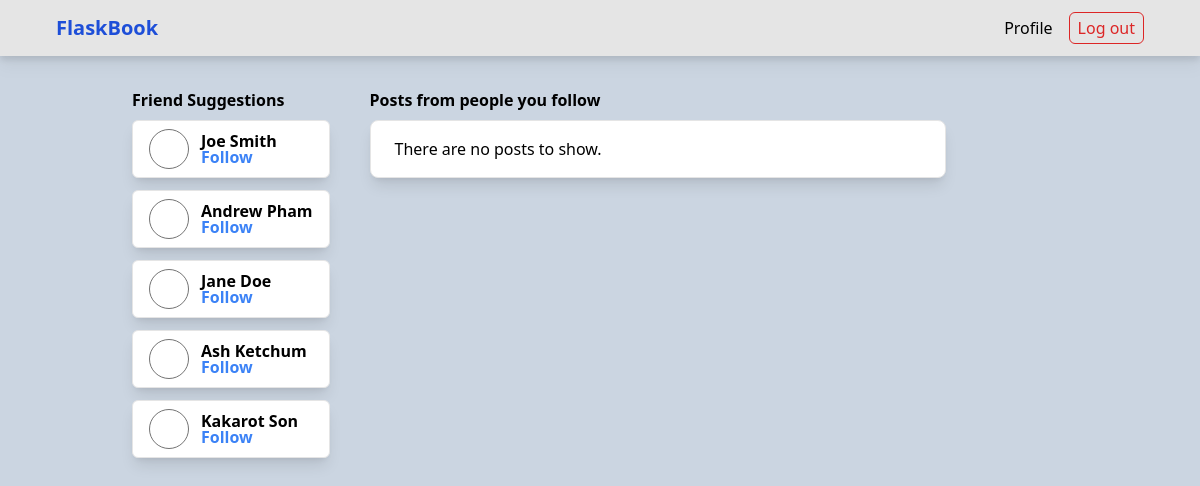
The app's page / (signed in) with its own data.
### flaskbook_app/models.py (models this page shows, shortened)
class User(UserMixin, db.Model):
    id = db.Column(db.Integer, primary_key=True)
    username = db.Column(db.String(20), unique=True, nullable=False)
    password = db.Column(db.String(200), nullable=False)
    first_name = db.Column(db.String(40), nullable=False)
    last_name = db.Column(db.String(40), nullable=False)
    created_at = db.Column(db.DateTime, default=datetime.utcnow, nullable=False)
    user_interests = db.relationship('UserInterest', backref='user', lazy=True)
    avatar = db.Column(db.String(255), default='https://t4.ftcdn.net/jpg/00/64/67/63/360_F_64676383_LdbmhiNM6Ypzb3FM4PPuFP9rHe7ri8Ju.jpg')
    followed = db.relationship(
        'Follow',
        foreign_keys=[Follow.follower_id],
        backref='follower',
        lazy='dynamic',
    )
    followers = db.relationship(
        'Follow',
        foreign_keys=[Follow.followed_id],
        backref='followed',
        lazy='dynamic',
    )
    def is_following(self, user):
        return self.followed.filter_by(followed_id=user.id).first() is not None

### flaskbook_app/main/routes.py (the view)
@main.route("/")
@login_required
def index():
    user = current_user
    posts = Post.query \
        .join(Follow, Follow.followed_id == Post.author_id) \
        .filter(Follow.follower_id == user.id) \
        .filter(Post.receiver_id == Post.author_id) \
        .order_by(Post.created_at.desc()) \
        .all()
    users_with_shared_interests = []
    users = User.query.all()
    for user in users:
        if not current_user.is_following(user) and user.id != current_user.id:
            users_with_shared_interests.append(user)
    return render_template("home.html", posts=posts, current_user=current_user, users_with_shared_interests=users_with_shared_interests)

### flaskbook_app/extensions.py (called while the page is built)
@login_manager.user_loader
def load_user(user_id):
    return User.query.get(user_id)

### flaskbook_app/templates/home.html (shortened to what this page needs)
{% extends 'base.html' %} {% block content %}
<section class="w-10/12 flex p-8 gap-x-10 min-h-screen">
  <div class="">
    <h2 class="font-bold whitespace-nowrap">Friend Suggestions</h2>
    <div>
      <ul class="flex flex-col gap-y-3 my-2">
        {% for user in users_with_shared_interests %}
        <li
          class="flex gap-x-3 items-center bg-white shadow-lg border border-neutral-200 rounded-md py-2 px-4"
        >
          <div class="w-10 h-10 rounded-full overflow-hidden border border-neutral-500">
          </div>
          <div>
            <a class="font-bold" href="/{{user.username}}">
              <p class="leading-4 whitespace-nowrap">
                {{ user.first_name }} {{ user.last_name }}
              </p></a
            >
            <a class="font-bold" href="/follow/{{user.id}}"
              ><p class="leading-4 text-blue-500">Follow</p></a
            >
          </div>
        </li>
        {% endfor %}
      </ul>
    </div>
  </div>
  <div class="w-full flex flex-col">
    <h2 class="font-bold">Posts from people you follow</h2>
    <div class="flex flex-col gap-y-3 max-w-xl my-2">
      {% if posts|length == 0 %}
      <div class="flex flex-col bg-white rounded-lg shadow-lg border border-neutral-200">
        <div class="flex flex-row justify-between items-center p-4">
          <div class="flex flex-row items-center">
            <div class="flex flex-col ml-2">
              <p>There are no posts to show.</p>
            </div>
          </div>
        </div>
      </div>
      {% endif %}
    </div>
  </div>
</section>
{% endblock %}

### records on screen
User: first_name "Joe", last_name "Smith"
User: first_name "Andrew", last_name "Pham"
User: first_name "Jane", last_name "Doe"
User: first_name "Ash", last_name "Ketchum"
User: first_name "Kakarot", last_name "Son"
